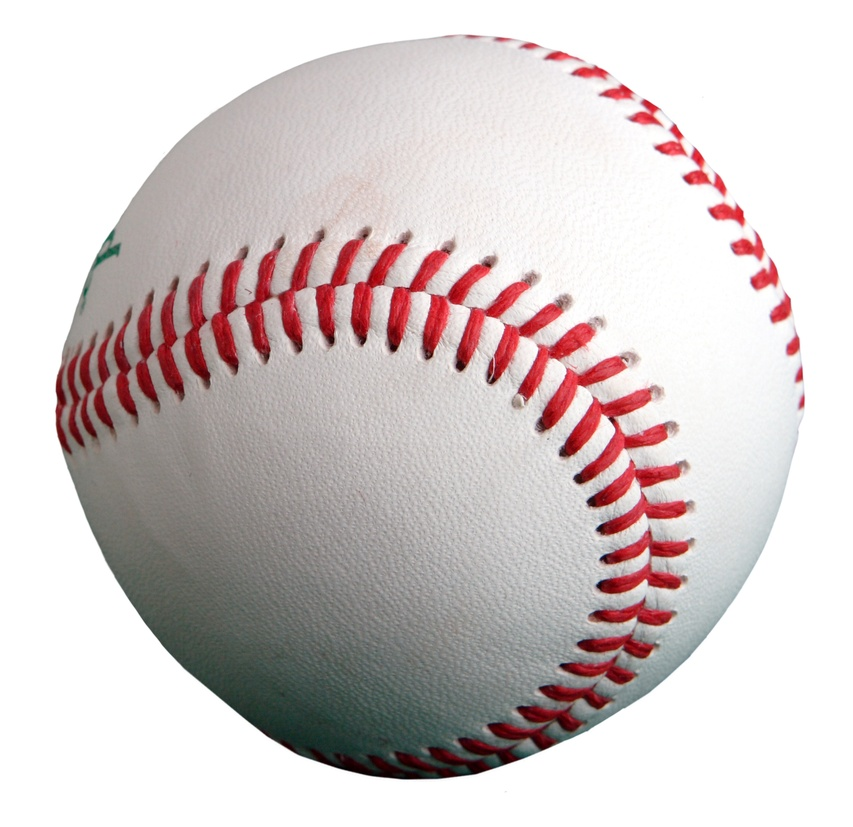
#> input picture data/Baseball_(crop).jpg, 853 x 827 px, shrunk from 1697 x 1644 before the run, found by its file name
$ python 27.py
#> lines starting #> are read from the running program, lines starting #| are printed output that depends on the picture; after the words box and inside, x2 and y2 are one past the last pixel; in counts of white or black regions, pixels touching at a corner belong together
import numpy as np
import cv2 as cv

img=cv.imread('data\Baseball_(crop).jpg',1)
#> img is the input picture: shape (827, 853, 3); mean B, G, R 201.3, 201.6, 211
imgray=cv.imread('data\Baseball_(crop).jpg',0)
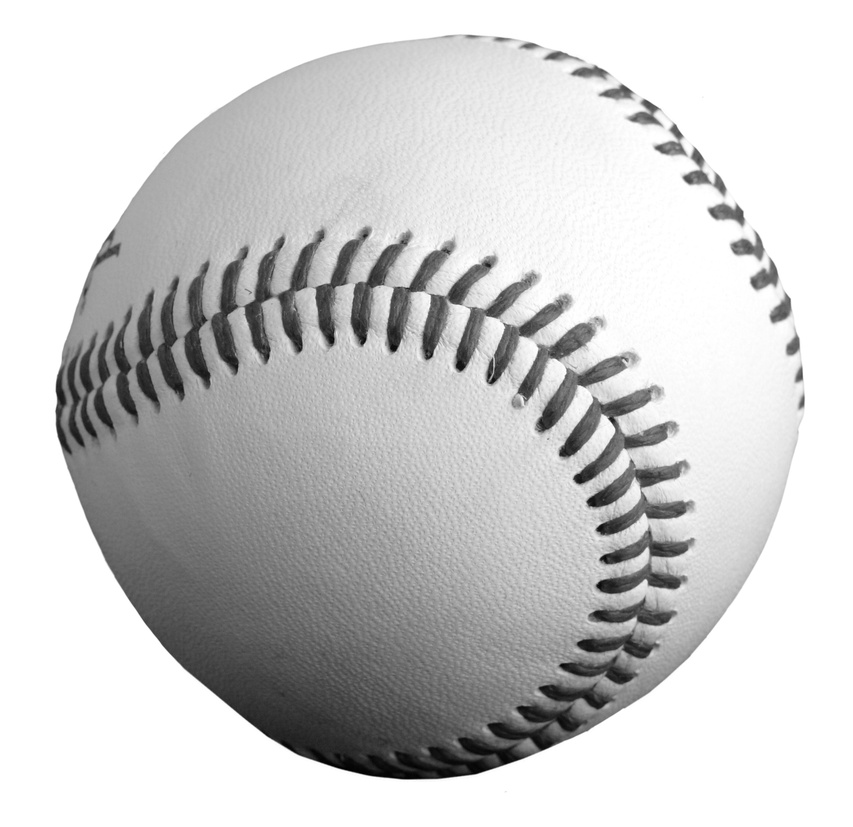
#> imgray: shape (827, 853); min 0, max 255, mean 204.4
ret,thresh=cv.threshold(imgray,127,255,0)
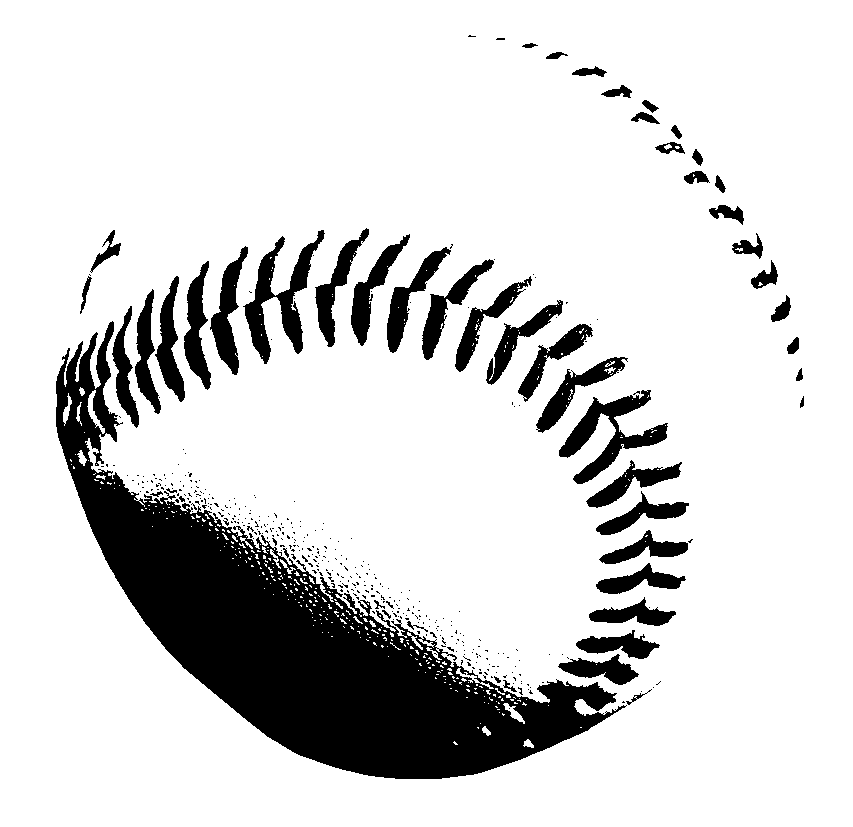
#> thresh: shape (827, 853); 84.2% white; 419 black regions (364 under 20 px)
contours,hierarchy=cv.findContours(thresh,cv.RETR_TREE,cv.CHAIN_APPROX_NONE)
#> contours = 915 contours, 830 with area under 20; largest, box (x1, y1, x2, y2) and area: (0, 0, 853, 827) 703752, (55, 320, 627, 780) 73717, (242, 229, 326, 365) 3702, (558, 389, 669, 485) 3490, (209, 245, 249, 376) 2054
cv.drawContours(img,contours,-1,(0,255,0),3)
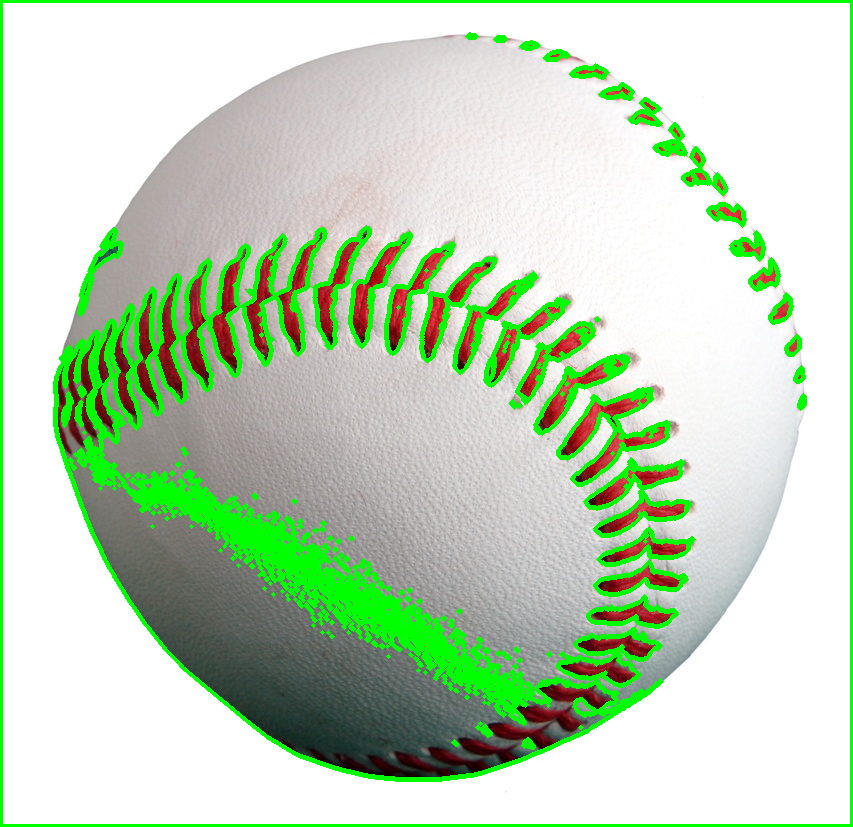
#> img: shape (827, 853, 3); 10.99% of pixels changed, all inside (x1, y1, x2, y2) = (0, 0, 853, 827)
cv.imshow('Image',img)
cv.imshow('Image Gray',imgray)
cv.waitKey(0)
cv.destroyAllWindows()
